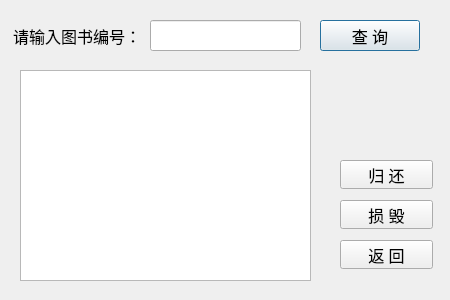
<?xml version="1.0" encoding="UTF-8"?>
<ui version="4.0">
 <class>BookRtnDialog</class>
 <widget class="QDialog" name="BookRtnDialog">
  <property name="geometry">
   <rect>
    <x>0</x>
    <y>0</y>
    <width>450</width>
    <height>300</height>
   </rect>
  </property>
  <property name="windowTitle">
   <string>Dialog</string>
  </property>
  <widget class="QLabel" name="idx_lbl">
   <property name="geometry">
    <rect>
     <x>10</x>
     <y>20</y>
     <width>131</width>
     <height>31</height>
    </rect>
   </property>
   <property name="font">
    <font>
     <family>思源黑体 Medium</family>
     <pointsize>12</pointsize>
    </font>
   </property>
   <property name="text">
    <string>请输入图书编号：</string>
   </property>
   <property name="alignment">
    <set>Qt::AlignRight|Qt::AlignTrailing|Qt::AlignVCenter</set>
   </property>
  </widget>
  <widget class="QLineEdit" name="lineEdit">
   <property name="geometry">
    <rect>
     <x>150</x>
     <y>20</y>
     <width>151</width>
     <height>31</height>
    </rect>
   </property>
   <property name="font">
    <font>
     <pointsize>12</pointsize>
    </font>
   </property>
  </widget>
  <widget class="QPushButton" name="search_btn">
   <property name="geometry">
    <rect>
     <x>320</x>
     <y>20</y>
     <width>100</width>
     <height>31</height>
    </rect>
   </property>
   <property name="font">
    <font>
     <family>思源黑体 Medium</family>
     <pointsize>12</pointsize>
     <bold>false</bold>
    </font>
   </property>
   <property name="text">
    <string>查 询</string>
   </property>
  </widget>
  <widget class="QPushButton" name="rtn_btn">
   <property name="geometry">
    <rect>
     <x>340</x>
     <y>160</y>
     <width>93</width>
     <height>29</height>
    </rect>
   </property>
   <property name="font">
    <font>
     <family>思源黑体 Medium</family>
     <pointsize>12</pointsize>
    </font>
   </property>
   <property name="text">
    <string>归 还</string>
   </property>
  </widget>
  <widget class="QPushButton" name="break_btn">
   <property name="geometry">
    <rect>
     <x>340</x>
     <y>200</y>
     <width>93</width>
     <height>29</height>
    </rect>
   </property>
   <property name="font">
    <font>
     <family>思源黑体 Medium</family>
     <pointsize>12</pointsize>
    </font>
   </property>
   <property name="text">
    <string>损 毁</string>
   </property>
  </widget>
  <widget class="QTableView" name="search_res_tbl">
   <property name="geometry">
    <rect>
     <x>20</x>
     <y>70</y>
     <width>291</width>
     <height>211</height>
    </rect>
   </property>
  </widget>
  <widget class="QPushButton" name="break_btn_2">
   <property name="geometry">
    <rect>
     <x>340</x>
     <y>240</y>
     <width>93</width>
     <height>29</height>
    </rect>
   </property>
   <property name="font">
    <font>
     <family>思源黑体 Medium</family>
     <pointsize>12</pointsize>
    </font>
   </property>
   <property name="text">
    <string>返 回</string>
   </property>
  </widget>
 </widget>
 <resources/>
 <connections/>
</ui>
